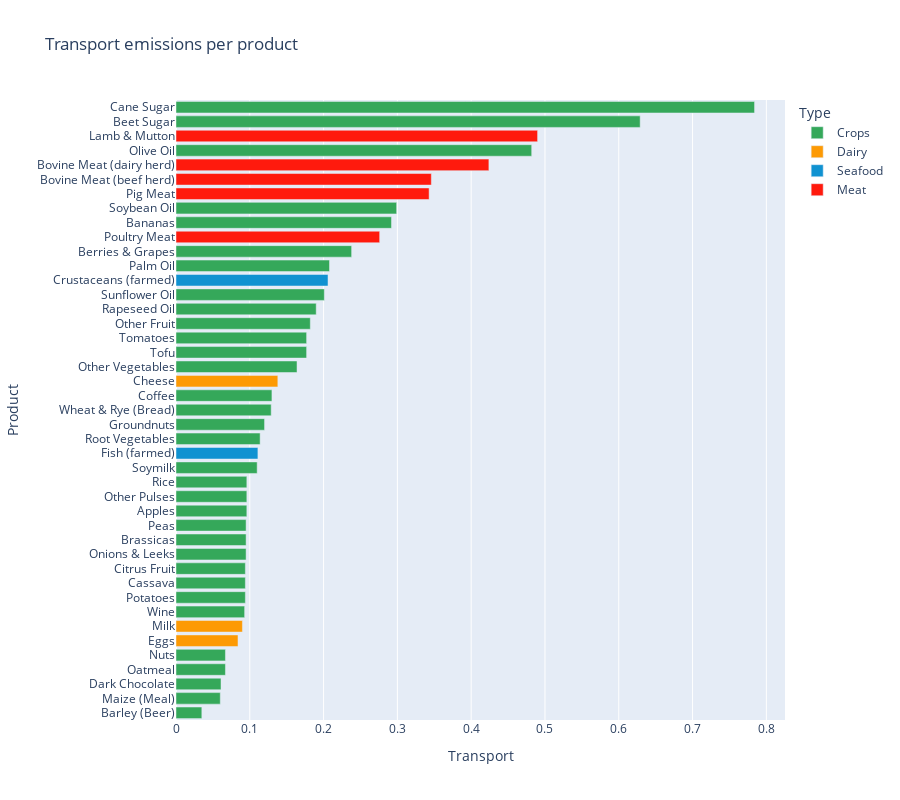

The code cell stored with this chart in its notebook:
### Markdown cell above
In enim justo, rhoncus ut, imperdiet a, venenatis vitae, justo. Nullam dictum felis eu pede mollis pretium. Integer tincidunt. Cras dapibus. Vivamus elementum semper nisi. Aenean vulputate eleifend tellus. Aenean leo ligula, porttitor eu, consequat vitae, eleifend ac, enim. Aliquam lorem ante, dapibus in, viverra quis, feugiat a, tellus.

### Code cell
df_transport =  pd.read_excel('dataset1.xls', sheet_name=2, skiprows=2, nrows=43, usecols="A, J")

# assigns categories
df_transport['Type'] = 'Crops'
df_transport.loc[33:37, 'Type'] = 'Meat'
df_transport.loc[38:40, 'Type'] = 'Dairy'
df_transport.loc[41:42, 'Type'] = 'Seafood'

df_transport = df_transport.sort_values(by='Transport')
df_transport = df_transport.set_index('Product')

fig1 = px.bar(df_transport,
    y=df_transport.index,
    x='Transport',
    orientation='h',
    color='Type',
        color_discrete_map={
        'Crops': crop_color,
        'Meat': meat_color,
        'Dairy': dairy_color,
        'Seafood': seafood_color
    },
    height=800,
    title="Transport emissions per product")

fig1.update_layout( yaxis={'categoryorder':'array', 'categoryarray':df_transport.index})
fig1.show()

### Figure 1 — Plotly figure (JSON) as saved in the notebook; plotly's stock layout.template omitted (floating-point values rounded to 4 significant figures)
{"data": [{"alignmentgroup": "True", "hovertemplate": "Type=Crops<br>Transport=%{x}<br>Product=%{y}<extra></extra>", "legendgroup": "Crops", "marker": {"color": "#35A85A", "pattern": {"shape": ""}}, "name": "Crops", "offsetgroup": "Crops", "orientation": "h", "showlegend": true, "textposition": "auto", "type": "bar", "x": [0.035, 0.06, 0.061, 0.067, 0.067, 0.093, 0.094, 0.094, 0.094, 0.095, 0.095, 0.095, 0.096, 0.096, 0.096, 0.11, 0.114, 0.12, 0.129, 0.13, 0.164, 0.177, 0.177, 0.182, 0.19, 0.201, 0.208, 0.238, 0.292, 0.299, 0.482, 0.629, 0.784], "xaxis": "x", "y": ["Barley (Beer)", "Maize (Meal)", "Dark Chocolate", "Oatmeal", "Nuts", "Wine", "Potatoes", "Cassava", "Citrus Fruit", "Onions & Leeks", "Brassicas", "Peas", "Apples", "Other Pulses", "Rice", "Soymilk", "Root Vegetables", "Groundnuts", "Wheat & Rye (Bread)", "Coffee", "Other Vegetables", "Tofu", "Tomatoes", "Other Fruit", "Rapeseed Oil", "Sunflower Oil", "Palm Oil", "Berries & Grapes", "Bananas", "Soybean Oil", "Olive Oil", "Beet Sugar", "Cane Sugar"], "yaxis": "y"}, {"alignmentgroup": "True", "hovertemplate": "Type=Dairy<br>Transport=%{x}<br>Product=%{y}<extra></extra>", "legendgroup": "Dairy", "marker": {"color": "#fd9a04", "pattern": {"shape": ""}}, "name": "Dairy", "offsetgroup": "Dairy", "orientation": "h", "showlegend": true, "textposition": "auto", "type": "bar", "x": [0.084, 0.09, 0.138], "xaxis": "x", "y": ["Eggs", "Milk", "Cheese"], "yaxis": "y"}, {"alignmentgroup": "True", "hovertemplate": "Type=Seafood<br>Transport=%{x}<br>Product=%{y}<extra></extra>", "legendgroup": "Seafood", "marker": {"color": "#1092d1", "pattern": {"shape": ""}}, "name": "Seafood", "offsetgroup": "Seafood", "orientation": "h", "showlegend": true, "textposition": "auto", "type": "bar", "x": [0.111, 0.206], "xaxis": "x", "y": ["Fish (farmed)", "Crustaceans (farmed)"], "yaxis": "y"}, {"alignmentgroup": "True", "hovertemplate": "Type=Meat<br>Transport=%{x}<br>Product=%{y}<extra></extra>", "legendgroup": "Meat", "marker": {"color": "#ff1a0d", "pattern": {"shape": ""}}, "name": "Meat", "offsetgroup": "Meat", "orientation": "h", "showlegend": true, "textposition": "auto", "type": "bar", "x": [0.276, 0.343, 0.346, 0.424, 0.49], "xaxis": "x", "y": ["Poultry Meat", "Pig Meat", "Bovine Meat (beef herd)", "Bovine Meat (dairy herd)", "Lamb & Mutton"], "yaxis": "y"}], "layout": {"barmode": "relative", "height": 800, "legend": {"title": {"text": "Type"}, "tracegroupgap": 0}, "title": {"text": "Transport emissions per product"}, "xaxis": {"anchor": "y", "domain": [0, 1], "title": {"text": "Transport"}}, "yaxis": {"anchor": "x", "categoryarray": ["Barley (Beer)", "Maize (Meal)", "Dark Chocolate", "Oatmeal", "Nuts", "Eggs", "Milk", "Wine", "Potatoes", "Cassava", "Citrus Fruit", "Onions & Leeks", "Brassicas", "Peas", "Apples", "Other Pulses", "Rice", "Soymilk", "Fish (farmed)", "Root Vegetables", "Groundnuts", "Wheat & Rye (Bread)", "Coffee", "Cheese", "Other Vegetables", "Tofu", "Tomatoes", "Other Fruit", "Rapeseed Oil", "Sunflower Oil", "Crustaceans (farmed)", "Palm Oil", "Berries & Grapes", "Poultry Meat", "Bananas", "Soybean Oil", "Pig Meat", "Bovine Meat (beef herd)", "Bovine Meat (dairy herd)", "Olive Oil", "Lamb & Mutton", "Beet Sugar", "Cane Sugar"], "categoryorder": "array", "domain": [0, 1], "title": {"text": "Product"}}}}
